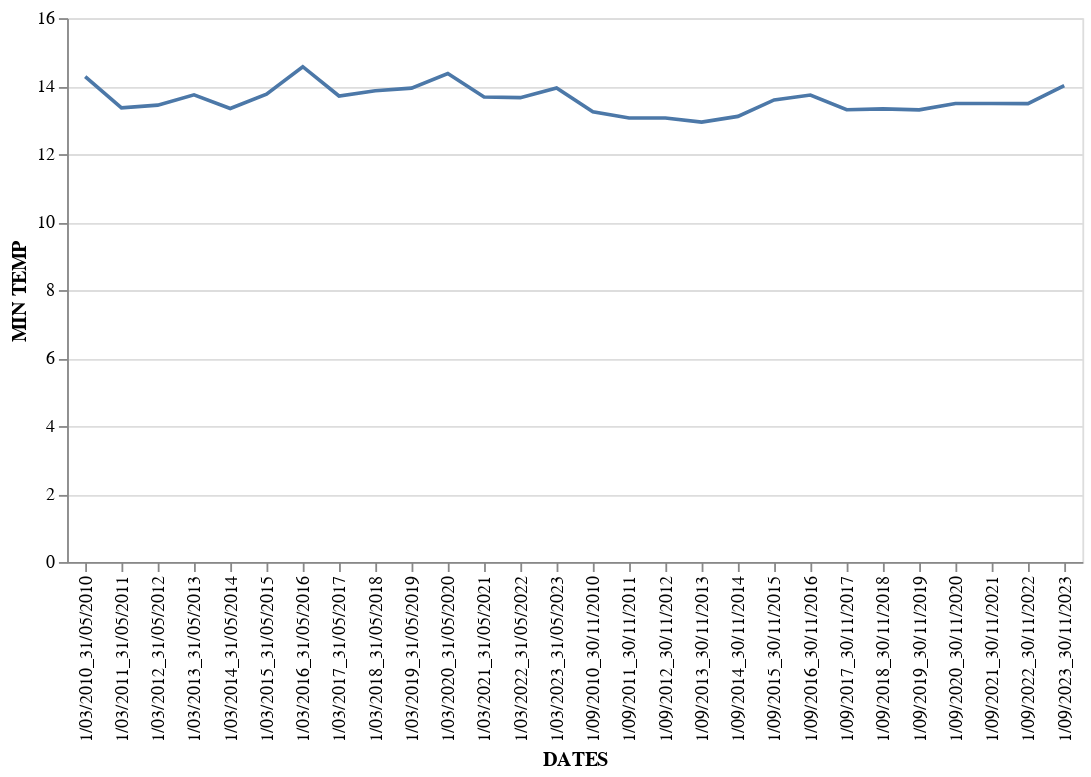

The notebook cell this image was saved under:
### Code cell
# @title DATES vs MIN TEMP
alt.Chart(df).mark_line().encode(x='DATES', y='MIN TEMP')

### Figure 1 — Vega-Lite specification as saved in the notebook (floating-point values rounded to 4 significant figures)
{"config": {"view": {"continuousWidth": 400, "continuousHeight": 300}}, "data": {"name": "data-22bed20d69f89da88e8b4beb84318586"}, "mark": "line", "encoding": {"x": {"field": "DATES", "type": "nominal"}, "y": {"field": "MIN TEMP", "type": "quantitative"}}, "$schema": "https://vega.github.io/schema/vega-lite/v4.17.0.json", "datasets": {"data-22bed20d69f89da88e8b4beb84318586": [{"DATES": "1/03/2010_31/05/2010", "RELATIVE HUMIDITY": 85.65, "RAINFALL INTENSITY": 4.245, "MAX TEMP": 21.79, "MIN TEMP": 14.28, "WETSPELL": 0, "NDVI": 0.6473, "OCCURANCE": 1}, {"DATES": "1/03/2011_31/05/2011", "RELATIVE HUMIDITY": 83.22, "RAINFALL INTENSITY": 3.768, "MAX TEMP": 21.3, "MIN TEMP": 13.36, "WETSPELL": 2, "NDVI": 0.6185, "OCCURANCE": 0}, {"DATES": "1/03/2012_31/05/2012", "RELATIVE HUMIDITY": 82.95, "RAINFALL INTENSITY": 4.667, "MAX TEMP": 21.1, "MIN TEMP": 13.44, "WETSPELL": 0, "NDVI": 0.624, "OCCURANCE": 0}, {"DATES": "1/03/2013_31/05/2013", "RELATIVE HUMIDITY": 83.68, "RAINFALL INTENSITY": 4.684, "MAX TEMP": 21.19, "MIN TEMP": 13.74, "WETSPELL": 3, "NDVI": 0.6793, "OCCURANCE": 0}, {"DATES": "1/03/2014_31/05/2014", "RELATIVE HUMIDITY": 82.48, "RAINFALL INTENSITY": 3.44, "MAX TEMP": 21.38, "MIN TEMP": 13.34, "WETSPELL": 2, "NDVI": 0.5996, "OCCURANCE": 1}, {"DATES": "1/03/2015_31/05/2015", "RELATIVE HUMIDITY": 82.03, "RAINFALL INTENSITY": 4.278, "MAX TEMP": 21.4, "MIN TEMP": 13.77, "WETSPELL": 0, "NDVI": 0.6324, "OCCURANCE": 0}, {"DATES": "1/03/2016_31/05/2016", "RELATIVE HUMIDITY": 82.97, "RAINFALL INTENSITY": 4.723, "MAX TEMP": 22.16, "MIN TEMP": 14.57, "WETSPELL": 1, "NDVI": 0.6603, "OCCURANCE": 0}, {"DATES": "1/03/2017_31/05/2017", "RELATIVE HUMIDITY": 82.16, "RAINFALL INTENSITY": 2.997, "MAX TEMP": 21.53, "MIN TEMP": 13.71, "WETSPELL": 0, "NDVI": 0.6386, "OCCURANCE": 0}, {"DATES": "1/03/2018_31/05/2018", "RELATIVE HUMIDITY": 86.91, "RAINFALL INTENSITY": 6.307, "MAX TEMP": 21.03, "MIN TEMP": 13.86, "WETSPELL": 6, "NDVI": 0.6376, "OCCURANCE": 0}, {"DATES": "1/03/2019_31/05/2019", "RELATIVE HUMIDITY": 83.26, "RAINFALL INTENSITY": 3.501, "MAX TEMP": 21.86, "MIN TEMP": 13.94, "WETSPELL": 2, "NDVI": 0.6661, "OCCURANCE": 0}, {"DATES": "1/03/2020_31/05/2020", "RELATIVE HUMIDITY": 86.4, "RAINFALL INTENSITY": 3.868, "MAX TEMP": 21.67, "MIN TEMP": 14.37, "WETSPELL": 1, "NDVI": 0.6973, "OCCURANCE": 1}, {"DATES": "1/03/2021_31/05/2021", "RELATIVE HUMIDITY": 86.2, "RAINFALL INTENSITY": 3.013, "MAX TEMP": 21.17, "MIN TEMP": 13.68, "WETSPELL": 0, "NDVI": 0.7122, "OCCURANCE": 0}, {"DATES": "1/03/2022_31/05/2022", "RELATIVE HUMIDITY": 84.87, "RAINFALL INTENSITY": 3.95, "MAX TEMP": 21.43, "MIN TEMP": 13.66, "WETSPELL": 0, "NDVI": 0.6666, "OCCURANCE": 1}, {"DATES": "1/03/2023_31/05/2023", "RELATIVE HUMIDITY": 84.81, "RAINFALL INTENSITY": 5.332, "MAX TEMP": 21.3, "MIN TEMP": 13.94, "WETSPELL": 2, "NDVI": 0.6943, "OCCURANCE": 1}, {"DATES": "1/09/2010_30/11/2010", "RELATIVE HUMIDITY": 76.81, "RAINFALL INTENSITY": 4.828, "MAX TEMP": 21.59, "MIN TEMP": 13.24, "WETSPELL": 4, "NDVI": 0.5541, "OCCURANCE": 0}, {"DATES": "1/09/2011_30/11/2011", "RELATIVE HUMIDITY": 82.86, "RAINFALL INTENSITY": 5.201, "MAX TEMP": 20.74, "MIN TEMP": 13.06, "WETSPELL": 4, "NDVI": 0.6339, "OCCURANCE": 1}, {"DATES": "1/09/2012_30/11/2012", "RELATIVE HUMIDITY": 79.32, "RAINFALL INTENSITY": 4.516, "MAX TEMP": 21.23, "MIN TEMP": 13.06, "WETSPELL": 1, "NDVI": 0.6121, "OCCURANCE": 0}, {"DATES": "1/09/2013_30/11/2013", "RELATIVE HUMIDITY": 77.02, "RAINFALL INTENSITY": 4.15, "MAX TEMP": 21.28, "MIN TEMP": 12.94, "WETSPELL": 1, "NDVI": 0.5779, "OCCURANCE": 0}, {"DATES": "1/09/2014_30/11/2014", "RELATIVE HUMIDITY": 80.18, "RAINFALL INTENSITY": 4.065, "MAX TEMP": 21.24, "MIN TEMP": 13.11, "WETSPELL": 1, "NDVI": 0.5961, "OCCURANCE": 0}, {"DATES": "1/09/2015_30/11/2015", "RELATIVE HUMIDITY": 79.77, "RAINFALL INTENSITY": 4.746, "MAX TEMP": 21.64, "MIN TEMP": 13.59, "WETSPELL": 3, "NDVI": 0.5752, "OCCURANCE": 0}, {"DATES": "1/09/2016_30/11/2016", "RELATIVE HUMIDITY": 77.29, "RAINFALL INTENSITY": 5.421, "MAX TEMP": 22.21, "MIN TEMP": 13.74, "WETSPELL": 2, "NDVI": 0.6051, "OCCURANCE": 0}, {"DATES": "1/09/2017_30/11/2017", "RELATIVE HUMIDITY": 78.58, "RAINFALL INTENSITY": 5.168, "MAX TEMP": 21.43, "MIN TEMP": 13.3, "WETSPELL": 0, "NDVI": 0.5791, "OCCURANCE": 0}, {"DATES": "1/09/2018_30/11/2018", "RELATIVE HUMIDITY": 80.08, "RAINFALL INTENSITY": 4.184, "MAX TEMP": 21.49, "MIN TEMP": 13.33, "WETSPELL": 2, "NDVI": 0.5921, "OCCURANCE": 0}, {"DATES": "1/09/2019_30/11/2019", "RELATIVE HUMIDITY": 82.74, "RAINFALL INTENSITY": 4.309, "MAX TEMP": 21.06, "MIN TEMP": 13.3, "WETSPELL": 1, "NDVI": 0.6332, "OCCURANCE": 0}, {"DATES": "1/09/2020_30/11/2020", "RELATIVE HUMIDITY": 81.54, "RAINFALL INTENSITY": 4.475, "MAX TEMP": 21.2, "MIN TEMP": 13.49, "WETSPELL": 1, "NDVI": 0.6735, "OCCURANCE": 0}, {"DATES": "1/09/2021_30/11/2021", "RELATIVE HUMIDITY": 80.05, "RAINFALL INTENSITY": 3.673, "MAX TEMP": 21.55, "MIN TEMP": 13.49, "WETSPELL": 1, "NDVI": 0.6557, "OCCURANCE": 0}, {"DATES": "1/09/2022_30/11/2022", "RELATIVE HUMIDITY": 82.29, "RAINFALL INTENSITY": 4.447, "MAX TEMP": 21.04, "MIN TEMP": 13.49, "WETSPELL": 3, "NDVI": 0.6611, "OCCURANCE": 1}, {"DATES": "1/09/2023_30/11/2023", "RELATIVE HUMIDITY": 80.3, "RAINFALL INTENSITY": 4.318, "MAX TEMP": 21.32, "MIN TEMP": 14.01, "WETSPELL": 1, "NDVI": 0.6513, "OCCURANCE": 1}]}}
